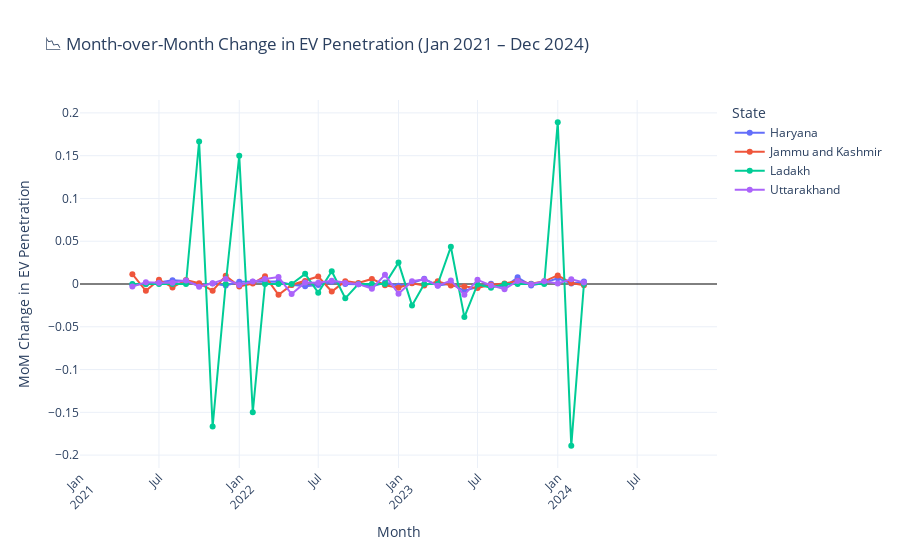

Here is the notebook cell this chart was saved with:
### Code cell
import pandas as pd
import plotly.express as px

# Filter the data between Jan 2021 and Dec 2024 for focus states
df_filtered = df[
    (df["state"].isin(focus_states)) &
    (df["date"] >= "2021-01-01") &
    (df["date"] <= "2024-12-31")
].copy()

# Create year-month column
df_filtered["year_month"] = df_filtered["date"].dt.to_period("M").dt.to_timestamp()

# Monthly average EV penetration
monthly_avg = (
    df_filtered
    .groupby(["state", "year_month"])["ev_penetration_rate"]
    .mean()
    .reset_index()
)

# Calculate MoM change
monthly_avg["penetration_change"] = (
    monthly_avg.groupby("state")["ev_penetration_rate"].diff()
)

# Plot using Plotly
fig = px.line(
    monthly_avg,
    x="year_month",
    y="penetration_change",
    color="state",
    markers=True,
    title="📉 Month-over-Month Change in EV Penetration (Jan 2021 – Dec 2024)",
    labels={"year_month": "Month", "penetration_change": "Change in EV Penetration"},
    template="plotly_white"
)

fig.update_layout(
    height=550,
    xaxis_title="Month",
    yaxis_title="MoM Change in EV Penetration",
    legend_title="State",
    xaxis=dict(
        tickformat="%b\n%Y",
        tickangle=-45,
        range=["2021-01-01", "2024-12-31"]
    ),
    yaxis=dict(
        zeroline=True,
        zerolinewidth=1,
        zerolinecolor='black'
    )
)

fig.show()
